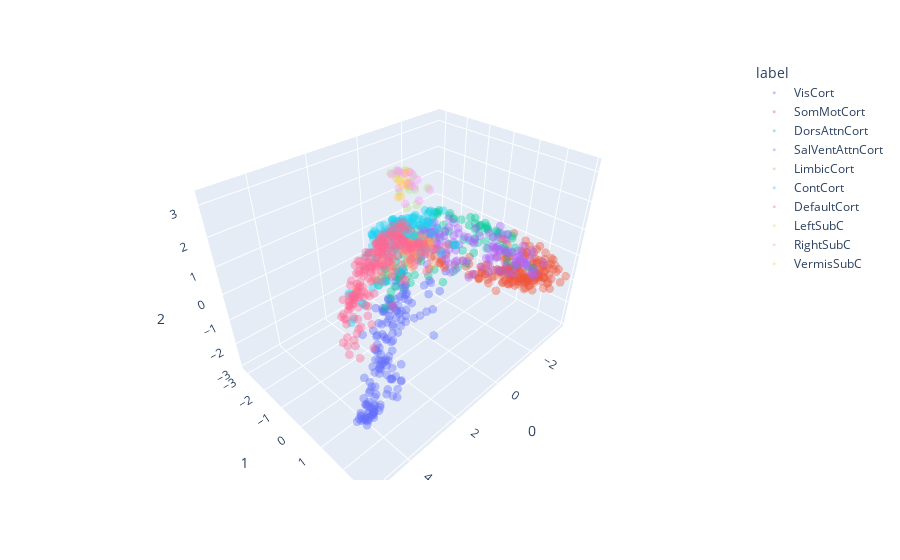

Notebook code for this chart:
### Code cell
fig = px.scatter_3d(df_baseline, x=0, y=1, z=2, color='label', opacity=.4)
fig.update_traces(marker_size=3)
fig.show()
